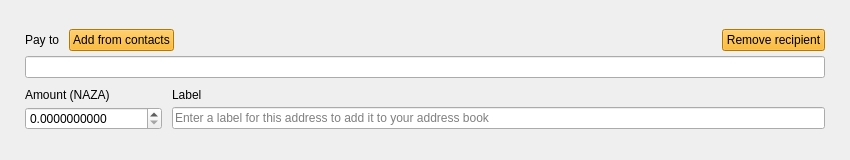
<?xml version="1.0" encoding="UTF-8"?>
<ui version="4.0">
 <class>TransferFrame</class>
 <widget class="QFrame" name="TransferFrame">
  <property name="geometry">
   <rect>
    <x>0</x>
    <y>0</y>
    <width>850</width>
    <height>160</height>
   </rect>
  </property>
  <property name="sizePolicy">
   <sizepolicy hsizetype="Preferred" vsizetype="Preferred">
    <horstretch>0</horstretch>
    <verstretch>150</verstretch>
   </sizepolicy>
  </property>
  <property name="minimumSize">
   <size>
    <width>0</width>
    <height>160</height>
   </size>
  </property>
  <property name="maximumSize">
   <size>
    <width>16777215</width>
    <height>160</height>
   </size>
  </property>
  <property name="windowTitle">
   <string>Frame</string>
  </property>
  <property name="styleSheet">
   <string notr="true"/>
  </property>
  <property name="frameShape">
   <enum>QFrame::NoFrame</enum>
  </property>
  <property name="frameShadow">
   <enum>QFrame::Plain</enum>
  </property>
  <layout class="QVBoxLayout" name="verticalLayout">
   <property name="spacing">
    <number>10</number>
   </property>
   <property name="leftMargin">
    <number>25</number>
   </property>
   <property name="rightMargin">
    <number>25</number>
   </property>
   <item>
    <spacer name="verticalSpacer_2">
     <property name="orientation">
      <enum>Qt::Vertical</enum>
     </property>
     <property name="sizeHint" stdset="0">
      <size>
       <width>20</width>
       <height>40</height>
      </size>
     </property>
    </spacer>
   </item>
   <item>
    <layout class="QGridLayout" name="gridLayout">
     <property name="verticalSpacing">
      <number>5</number>
     </property>
     <item row="0" column="0">
      <widget class="QLabel" name="m_payToTextLabel">
       <property name="sizePolicy">
        <sizepolicy hsizetype="Minimum" vsizetype="Minimum">
         <horstretch>0</horstretch>
         <verstretch>0</verstretch>
        </sizepolicy>
       </property>
       <property name="text">
        <string>Pay to</string>
       </property>
       <property name="alignment">
        <set>Qt::AlignLeading|Qt::AlignLeft|Qt::AlignVCenter</set>
       </property>
       <property name="margin">
        <number>0</number>
       </property>
       <property name="indent">
        <number>0</number>
       </property>
      </widget>
     </item>
     <item row="0" column="1">
      <widget class="QPushButton" name="m_addressBookButton">
       <property name="sizePolicy">
        <sizepolicy hsizetype="Preferred" vsizetype="Minimum">
         <horstretch>0</horstretch>
         <verstretch>0</verstretch>
        </sizepolicy>
       </property>
       <property name="cursor">
        <cursorShape>PointingHandCursor</cursorShape>
       </property>
       <property name="focusPolicy">
        <enum>Qt::StrongFocus</enum>
       </property>
       <property name="layoutDirection">
        <enum>Qt::LeftToRight</enum>
       </property>
       <property name="styleSheet">
        <string notr="true">background-color: rgb(255, 170, 0);</string>
       </property>
       <property name="text">
        <string>Add from contacts</string>
       </property>
       <property name="flat">
        <bool>false</bool>
       </property>
      </widget>
     </item>
     <item row="0" column="2">
      <spacer name="horizontalSpacer">
       <property name="orientation">
        <enum>Qt::Horizontal</enum>
       </property>
       <property name="sizeHint" stdset="0">
        <size>
         <width>318</width>
         <height>10</height>
        </size>
       </property>
      </spacer>
     </item>
     <item row="0" column="3" alignment="Qt::AlignBottom">
      <widget class="QPushButton" name="m_removeButton">
       <property name="sizePolicy">
        <sizepolicy hsizetype="Preferred" vsizetype="Minimum">
         <horstretch>0</horstretch>
         <verstretch>0</verstretch>
        </sizepolicy>
       </property>
       <property name="cursor">
        <cursorShape>PointingHandCursor</cursorShape>
       </property>
       <property name="focusPolicy">
        <enum>Qt::StrongFocus</enum>
       </property>
       <property name="styleSheet">
        <string notr="true">background-color: rgb(255, 170, 0);</string>
       </property>
       <property name="text">
        <string>Remove recipient</string>
       </property>
       <property name="flat">
        <bool>false</bool>
       </property>
      </widget>
     </item>
     <item row="1" column="0" colspan="4">
      <widget class="QLineEdit" name="m_sendAddressEdit">
       <property name="styleSheet">
        <string notr="true">[errorState=&quot;true&quot;] {
  border-color: #ef3131;
}</string>
       </property>
      </widget>
     </item>
    </layout>
   </item>
   <item>
    <layout class="QGridLayout" name="gridLayout_2">
     <property name="verticalSpacing">
      <number>5</number>
     </property>
     <item row="0" column="0">
      <widget class="QLabel" name="m_amountTextLabel">
       <property name="text">
        <string>Amount (NAZA)</string>
       </property>
       <property name="alignment">
        <set>Qt::AlignBottom|Qt::AlignLeading|Qt::AlignLeft</set>
       </property>
       <property name="indent">
        <number>0</number>
       </property>
      </widget>
     </item>
     <item row="0" column="1">
      <widget class="QLabel" name="m_labelTextLabel">
       <property name="text">
        <string>Label</string>
       </property>
       <property name="alignment">
        <set>Qt::AlignBottom|Qt::AlignLeading|Qt::AlignLeft</set>
       </property>
       <property name="indent">
        <number>0</number>
       </property>
      </widget>
     </item>
     <item row="1" column="0">
      <widget class="QDoubleSpinBox" name="m_sendAmountSpin">
       <property name="focusPolicy">
        <enum>Qt::StrongFocus</enum>
       </property>
       <property name="layoutDirection">
        <enum>Qt::LeftToRight</enum>
       </property>
       <property name="styleSheet">
        <string notr="true">[errorState=&quot;true&quot;] {
  border-color: #ef3131;
}</string>
       </property>
       <property name="buttonSymbols">
        <enum>QAbstractSpinBox::UpDownArrows</enum>
       </property>
       <property name="suffix">
        <string notr="true"/>
       </property>
       <property name="decimals">
        <number>10</number>
       </property>
       <property name="maximum">
        <double>100000000.000000000000000</double>
       </property>
      </widget>
     </item>
     <item row="1" column="1">
      <widget class="QLineEdit" name="m_sendLabelEdit">
       <property name="styleSheet">
        <string notr="true">[errorState=&quot;true&quot;] {
  border-color: #ef3131;
}</string>
       </property>
       <property name="placeholderText">
        <string>Enter a label for this address to add it to your address book</string>
       </property>
      </widget>
     </item>
    </layout>
   </item>
   <item>
    <spacer name="verticalSpacer">
     <property name="orientation">
      <enum>Qt::Vertical</enum>
     </property>
     <property name="sizeHint" stdset="0">
      <size>
       <width>20</width>
       <height>40</height>
      </size>
     </property>
    </spacer>
   </item>
  </layout>
 </widget>
 <tabstops>
  <tabstop>m_addressBookButton</tabstop>
  <tabstop>m_removeButton</tabstop>
  <tabstop>m_sendAddressEdit</tabstop>
  <tabstop>m_sendAmountSpin</tabstop>
  <tabstop>m_sendLabelEdit</tabstop>
 </tabstops>
 <resources/>
 <connections>
  <connection>
   <sender>m_removeButton</sender>
   <signal>clicked()</signal>
   <receiver>TransferFrame</receiver>
   <slot>deleteLater()</slot>
   <hints>
    <hint type="sourcelabel">
     <x>797</x>
     <y>41</y>
    </hint>
    <hint type="destinationlabel">
     <x>445</x>
     <y>79</y>
    </hint>
   </hints>
  </connection>
  <connection>
   <sender>m_addressBookButton</sender>
   <signal>clicked()</signal>
   <receiver>TransferFrame</receiver>
   <slot>addressBookClicked()</slot>
   <hints>
    <hint type="sourcelabel">
     <x>136</x>
     <y>41</y>
    </hint>
    <hint type="destinationlabel">
     <x>445</x>
     <y>79</y>
    </hint>
   </hints>
  </connection>
  <connection>
   <sender>m_sendAddressEdit</sender>
   <signal>textChanged(QString)</signal>
   <receiver>TransferFrame</receiver>
   <slot>labelOrAddressChanged(QString)</slot>
   <hints>
    <hint type="sourcelabel">
     <x>445</x>
     <y>56</y>
    </hint>
    <hint type="destinationlabel">
     <x>445</x>
     <y>79</y>
    </hint>
   </hints>
  </connection>
  <connection>
   <sender>m_sendLabelEdit</sender>
   <signal>textChanged(QString)</signal>
   <receiver>TransferFrame</receiver>
   <slot>labelOrAddressChanged(QString)</slot>
   <hints>
    <hint type="sourcelabel">
     <x>582</x>
     <y>128</y>
    </hint>
    <hint type="destinationlabel">
     <x>445</x>
     <y>79</y>
    </hint>
   </hints>
  </connection>
  <connection>
   <sender>m_sendAmountSpin</sender>
   <signal>valueChanged(QString)</signal>
   <receiver>TransferFrame</receiver>
   <slot>amountStringChanged(QString)</slot>
   <hints>
    <hint type="sourcelabel">
     <x>124</x>
     <y>124</y>
    </hint>
    <hint type="destinationlabel">
     <x>453</x>
     <y>79</y>
    </hint>
   </hints>
  </connection>
  <connection>
   <sender>m_sendAddressEdit</sender>
   <signal>textChanged(QString)</signal>
   <receiver>TransferFrame</receiver>
   <slot>addressChanged(QString)</slot>
   <hints>
    <hint type="sourcelabel">
     <x>453</x>
     <y>69</y>
    </hint>
    <hint type="destinationlabel">
     <x>453</x>
     <y>79</y>
    </hint>
   </hints>
  </connection>
  <connection>
   <sender>m_sendAmountSpin</sender>
   <signal>valueChanged(double)</signal>
   <receiver>TransferFrame</receiver>
   <slot>validateAmount(double)</slot>
   <hints>
    <hint type="sourcelabel">
     <x>104</x>
     <y>125</y>
    </hint>
    <hint type="destinationlabel">
     <x>424</x>
     <y>79</y>
    </hint>
   </hints>
  </connection>
 </connections>
 <slots>
  <slot>addressBookClicked()</slot>
  <slot>pasteClicked()</slot>
  <slot>labelOrAddressChanged(QString)</slot>
  <slot>addressChanged(QString)</slot>
  <slot>amountStringChanged(QString)</slot>
  <slot>validateAmount(double)</slot>
 </slots>
</ui>
